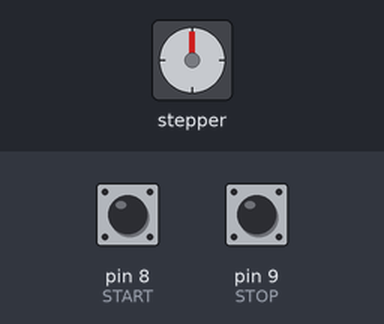
Recording of a sketch running on a simulated Arduino Uno, built with avr-gcc and run on an emulated ATmega328P. Parts: stepper motor. The inputs (shaded band) are chosen by the test bench; at power-on: pin 8 (START) HIGH, pin 9 (STOP) HIGH. Stepper angles assume 2048 steps per turn.

Above: at 1.2 s.
1.3 s: pin 8 (START) pulled LOW for 0.15 s
At 3.61 s:
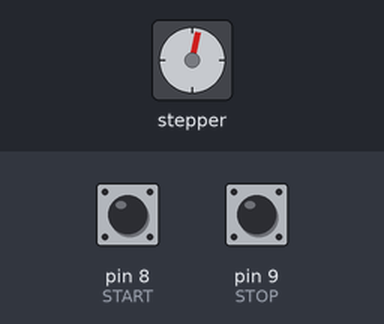
4.3 s: pin 9 (STOP) pulled LOW for 0.15 s
5.9 s: pin 8 (START) pulled LOW for 1 s
At 6.17 s:
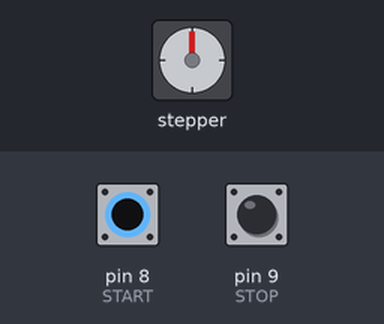
9.9 s: pin 9 (STOP) pulled LOW for 1 s
Timing chart, 0 to 12.9 s (numbered marks = the images above; inputs shaded):
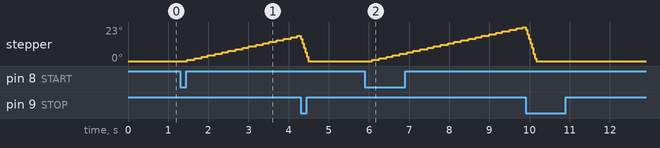

Measured:
- after the input at 1.3 s, stepper: keeps turning clockwise at about 6°/s, starting after 0.18 s
- after the input at 5.9 s, stepper: keeps turning clockwise at about 6°/s, starting after 0.18 s

The sketch:

chronograph.ino
```cpp
#include <Stepper.h>

// Stepper motor constants
const int STEPS_PER_REV = 2048; // 2048 steps per revolution

// 60 seconds * 1000 ms / 2048 steps = 30 ms/step
const int MS_PER_STEP = 30;

// Pins to control H-bridge
const int COIL1_MC1 = 2;
const int COIL1_MC2 = 3;
const int COIL2_MC1 = 4;
const int COIL2_MC2 = 5;

// Button pins
const int START = 8;
const int STOP = 9;

// Init Servo lib
Stepper chronograph(STEPS_PER_REV, COIL1_MC1, COIL1_MC2, COIL2_MC1, COIL2_MC2);

// State variables
unsigned long last_time = 0;
unsigned long curr_time = 0;
int steps_taken = 0;

void setup()
{
    chronograph.setSpeed(14);

    // Enable pull-up resistors for buttons
    pinMode(START, INPUT_PULLUP);
    pinMode(STOP, INPUT_PULLUP);
}

void loop()
{
    while (digitalRead(START) == HIGH); // Wait for start button to be pushed

    last_time = millis();

    // Do while until minute has passed
    while (digitalRead(STOP) == HIGH && steps_taken < STEPS_PER_REV) {
        curr_time = millis();

        if (curr_time - last_time >= MS_PER_STEP) {
            chronograph.step(1);
            steps_taken++;

            last_time = curr_time;
        }
    }

    // Stop button pressed or one minute passed

    if (steps_taken < STEPS_PER_REV) { // Return chronograph to initial state
        chronograph.step(-steps_taken);
    }

    steps_taken = 0;
}
```
